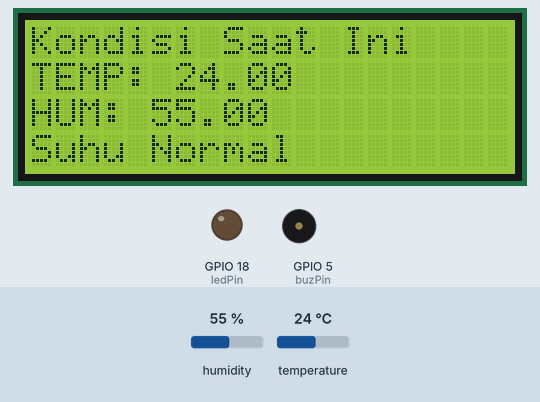
Recording of a sketch running on a simulated ESP32. Parts: 20×4 character LCD, output pins drawn as LEDs (lit = HIGH), buzzer (waves = sounding). The inputs (shaded band) are chosen by the test bench; at power-on: temperature 24 °C, humidity 55 %. WiFi joins after 1.5 s; servers stay silent unless stated; what the sketch prints to the serial monitor is not drawn.

Above: at 3.0 s.
3.1 s: temperature set to 39.5 °C
At 4.6 s:
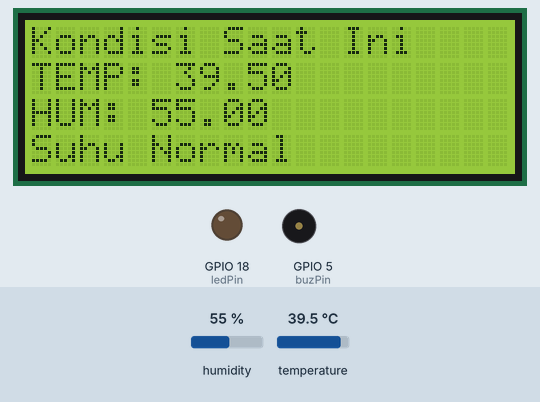
5.5 s: temperature set to 40.4 °C
At 7.0 s:
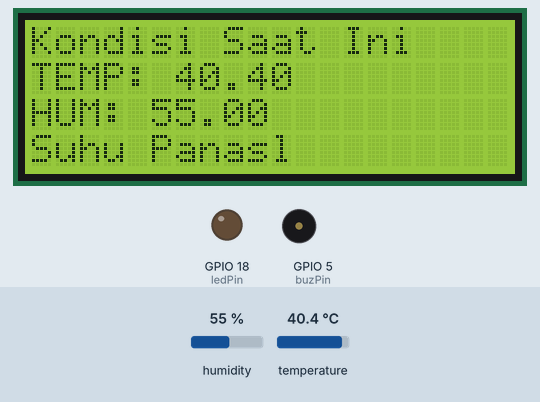
9.7 s: temperature set to 12 °C
At 11.8 s:
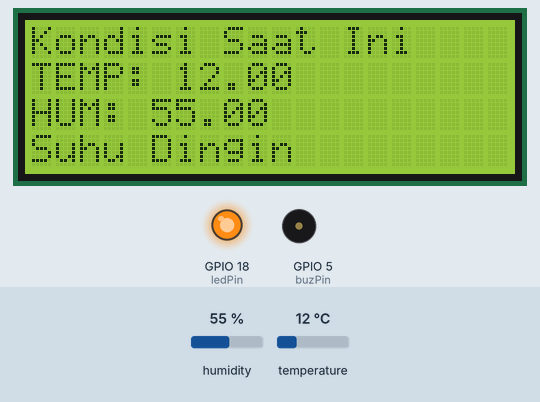
12.1 s: temperature set to 17.6 °C
At 13.9 s:
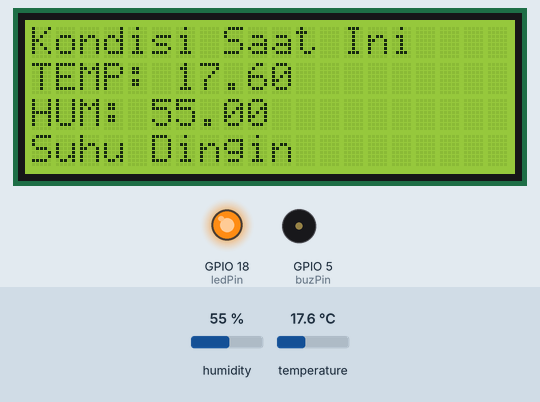
14.2 s: temperature set to 18.5 °C
At 15.3 s:
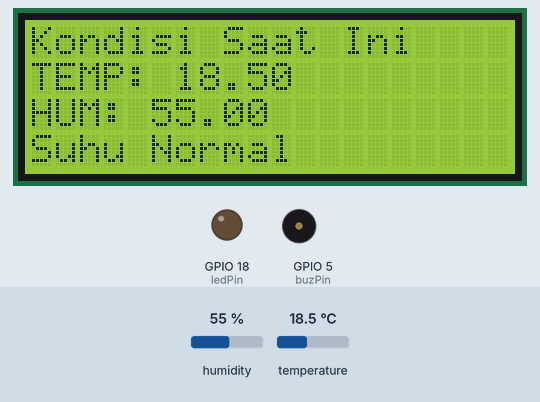
16.3 s: humidity set to 22 %
At 17.6 s:
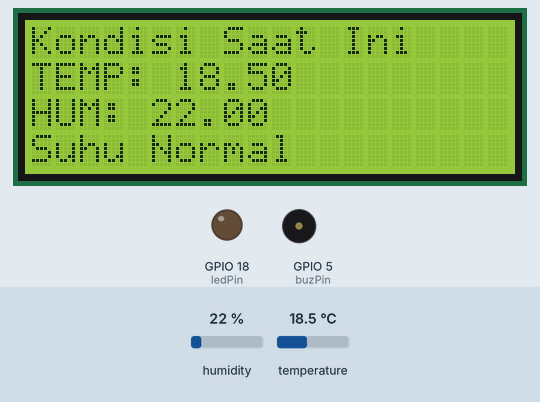
Timing chart, 0 to 19.3 s (numbered marks = the images above; inputs shaded):
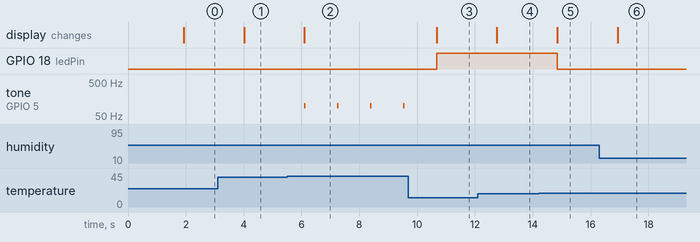

The sketch:

sketch.ino
```cpp
//5200411176
//MUHAMMAD IFDHAL RUMALUTUR
//IOT Praktik - IX

#include <LiquidCrystal_I2C.h>
#include "DHTesp.h"
#define BLYNK_PRINT Serial
#define BLYNK_TEMPLATE_ID "TMPLwIkyi8Qm"
#define BLYNK_DEVICE_NAME "MonitoringSuhu"
#include <BlynkSimpleEsp32.h>//library blynk untuk esp32
char auth[] = "o-btHIrHLVuIEp0FAUlAlsl2YwkISTDK";//token blynk

const int DHT_PIN = 15;
LiquidCrystal_I2C lcd(0x27,20,4);


BlynkTimer timer;
DHTesp dhtSensor;

float t , h;
int ledPin = 18;
int buzPin = 5;
String status = "";
String lampu = "";
String buzzer = "";

void send(){
  Blynk.virtualWrite(V0, t);
  Blynk.virtualWrite(V1, h);
  Blynk.virtualWrite(V2, status);
  Blynk.virtualWrite(V3, lampu);
  Blynk.virtualWrite(V4, buzzer);

}

void setup() {

  pinMode(ledPin, OUTPUT);
  pinMode(buzPin, OUTPUT);
  Serial.begin(115200);
  dhtSensor.setup(DHT_PIN, DHTesp::DHT22);
  lcd.init();
  lcd.backlight();
  lcd.setCursor(0, 0);
  lcd.print("Kondisi Saat Ini");

  timer.setInterval(100, send);//mengatur waktu pengiriman nilai sensor ke blynk setiap 1 detik
  Blynk.begin(auth, "Wokwi-GUEST", "");


}

void loop() {
  suhu();
  Blynk.run();
  timer.run();
}
void sound(){
  tone (buzPin, 100, 800);
  delay(50);
  noTone(5);
  delay(50);
}
void suhu(){
TempAndHumidity  data = dhtSensor.getTempAndHumidity();
  h = data.humidity;
  t = data.temperature;
  if (t < 18){
  status = " Suhu Dingin";
  lampu = "Lampu : On";
  buzzer = "Buzzer: Off";
  Serial.print("Temp: ");
  Serial.print(t);
  Serial.println(" °C");
  Serial.print("Hum: ");
  Serial.print(h);
  Serial.println(" %");
  Serial.println("Suhu Dingin");
  Serial.println("----------");
  lcd.setCursor(0,1);
  lcd.print("TEMP: ");
  lcd.print(t);
  lcd.setCursor(0,2);
  lcd.print("HUM: ");
  lcd.print(h);
  lcd.setCursor(0,3);
  lcd.print("Suhu Dingin");
  digitalWrite(ledPin, HIGH);
  delay(1000);
  }else if ((t > 18) and (t <40)){
  status = "Suhu Normal";
  lampu = "Lampu : Off";
  buzzer = "Buzzer: Off";
  Serial.print("Temp: ");
  Serial.print(t);
  Serial.println(" °C");
  Serial.print("Hum: ");
  Serial.print(h);
  Serial.println(" %");
  Serial.println("Suhu Normal");
  Serial.println("----------");
  lcd.setCursor(0,1);
  lcd.print("TEMP: ");
  lcd.print(t);
  lcd.setCursor(0,2);
  lcd.print("HUM: ");
  lcd.print(h);
  lcd.setCursor(0,3);
  lcd.print("Suhu Normal");
  digitalWrite(ledPin, LOW);
  delay(1000);
  }else if ((t > 40)){
  status = "Suhu Panas";
  lampu = "Lampu : Off";
  buzzer = "Buzzer: On";
  Serial.print("Temp: ");
  Serial.print(t);
  Serial.println(" °C");
  Serial.print("Hum: ");
  Serial.print(h);
  Serial.println(" %");
  Serial.println("Suhu Panas");
  Serial.println("----------");
  lcd.setCursor(0,1);
  lcd.print("TEMP: ");
  lcd.print(t);
  lcd.setCursor(0,2);
  lcd.print("HUM: ");
  lcd.print(h);
  lcd.setCursor(0,3);
  lcd.print("Suhu Panas");
  digitalWrite(ledPin, LOW);
  sound();
  delay(1000);
  }
}
```

Measured:
- the behaviour switches between 40 and 40.1 °C on temperature (found by bisection; images 1 and 2)
- the behaviour switches between 18 and 18.1 °C on temperature (found by bisection; images 4 and 5)
- after the input at 3.1 s, the display: changes after 0.91 s (image 1)
- after the input at 5.5 s, tone on GPIO 5 (buzPin): alternates 100 Hz for 0.05 s and silent for 1.1 s, starting after 0.60 s; the display: changes after 0.60 s (image 2)
- after the input at 9.7 s, GPIO 18 (ledPin): LOW → HIGH after 0.97 s; tone on GPIO 5 (buzPin): stops changing and stays silent; the display: changes after 0.97 s (image 3)
- after the input at 12.1 s, the display: changes after 0.66 s (image 4)
- after the input at 14.2 s, GPIO 18 (ledPin): HIGH → LOW after 0.65 s; the display: changes after 0.65 s (image 5)
- after the input at 16.3 s, the display: changes after 0.63 s (image 6)
